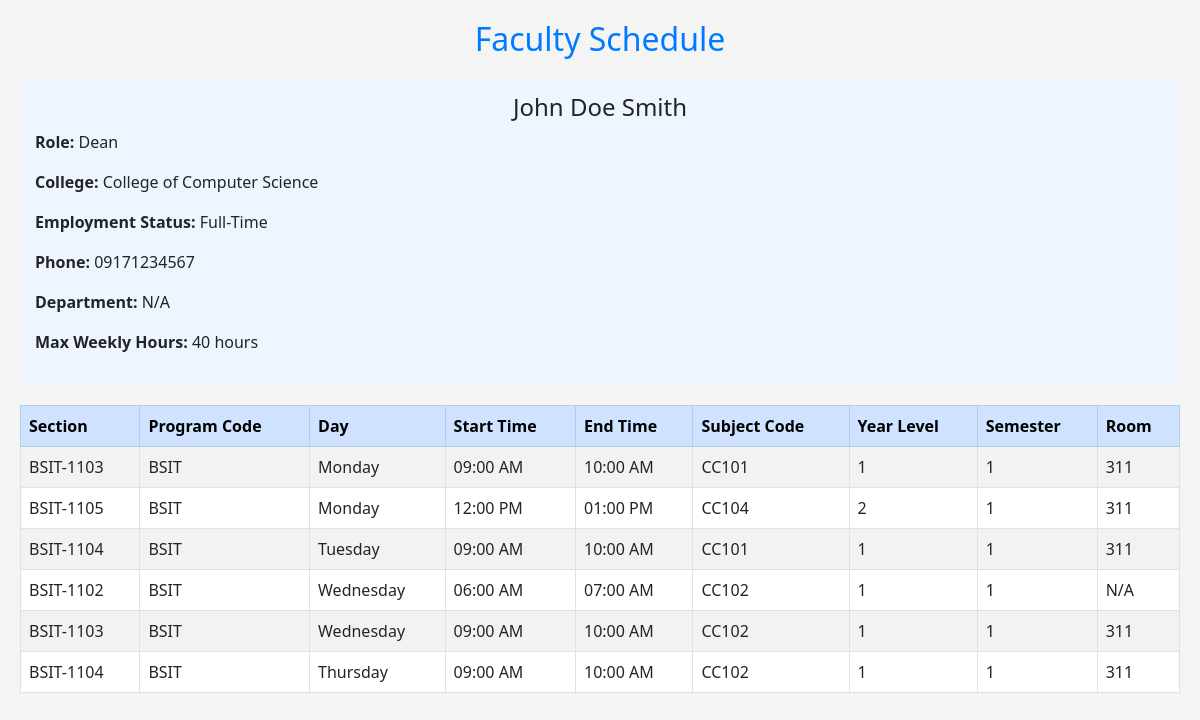
The page /frame/view_sched.php (signed in) on the database its author committed.
### tables this page shows
CREATE TABLE `faculty` (
  `faculty_id` int(11) NOT NULL,
  `firstname` varchar(50) NOT NULL,
  `middlename` varchar(50) DEFAULT NULL,
  `lastname` varchar(50) NOT NULL,
  `college` varchar(100) DEFAULT NULL,
  `employment_status` enum('Full-Time','Part-Time') DEFAULT 'Full-Time',
  `address` text DEFAULT NULL,
  `phone_no` varchar(20) NOT NULL,
  `departmentID` varchar(50) DEFAULT NULL,
  `role` enum('Dean','Department Head','Instructor') DEFAULT NULL,
  `master_specialization` varchar(255) DEFAULT NULL,
  `created_at` timestamp NOT NULL DEFAULT current_timestamp(),
  `max_weekly_hours` int(11) DEFAULT 18,
  `availability` text NOT NULL,
  `start_time` time NOT NULL,
  `end_time` time NOT NULL
);

CREATE TABLE `schedules` (
  `schedule_id` int(11) NOT NULL,
  `faculty_id` int(11) NOT NULL,
  `subject_code` varchar(50) NOT NULL,
  `section_id` int(11) NOT NULL,
  `day_of_week` enum('Monday','Tuesday','Wednesday','Thursday','Friday','Saturday','Sunday') NOT NULL,
  `time_slot` varchar(255) NOT NULL,
  `is_checked` tinyint(1) DEFAULT 0,
  `course_id` int(255) DEFAULT NULL,
  `room_id` varchar(255) DEFAULT NULL,
  `department` varchar(35) DEFAULT NULL,
  `year_level` varchar(35) DEFAULT NULL,
  `semester` varchar(10) DEFAULT NULL,
  `start_time` time NOT NULL,
  `end_time` time NOT NULL
);

CREATE TABLE `sections` (
  `section_id` int(11) NOT NULL,
  `program_code` varchar(50) NOT NULL,
  `year_level` int(11) NOT NULL,
  `section_name` varchar(10) NOT NULL,
  `semester` varchar(255) DEFAULT NULL,
  `start_time` time DEFAULT NULL,
  `end_time` time DEFAULT NULL
);

CREATE TABLE `rooms` (
  `room_id` int(11) NOT NULL,
  `building` varchar(100) NOT NULL,
  `room_no` varchar(50) NOT NULL,
  `room_type` enum('Lecture','Computer Lab') NOT NULL,
  `capacity` int(11) NOT NULL
);

### frame/view_sched.php (the view, shortened to what this page needs)
<?php
include_once "../connections/connection.php";
$faculty_id = $_SESSION['id'];
try {
    $stmt = $conn->prepare("
    SELECT f.*,
           CONCAT(f.firstname, ' ', f.lastname) AS teacher,
           section.section_name,
           sched.day_of_week,
           sched.start_time,  -- Added Start Time
           sched.end_time,    -- Added End Time
           sched.subject_code,
           sched.year_level,
           sched.semester,
           r.room_no,
           section.program_code,
           section.year_level,
           section.semester
    FROM faculty f
            LEFT JOIN schedules sched ON f.faculty_id = sched.faculty_id
            LEFT JOIN sections section ON section.section_id = sched.section_id
            LEFT JOIN room_assignments ra ON ra.section_id = section.section_id
            AND ra.subject_code = sched.subject_code
            AND ra.day_of_week = sched.day_of_week
            AND ra.start_time = sched.start_time
            LEFT JOIN rooms r ON ra.room_id = r.room_id
            WHERE f.faculty_id = :faculty_id
    ");
    $stmt->bindParam(':faculty_id', $faculty_id);
    $stmt->execute();
    $schedules = $stmt->fetchAll(PDO::FETCH_ASSOC);
} catch (PDOException $e) {
    echo "db_error: " . $e->getMessage();
}
?>
<!DOCTYPE html>
<html lang="en">
<head>
    <link href="https://cdn.jsdelivr.net/npm/bootstrap@5.3.0/dist/css/bootstrap.min.css" rel="stylesheet">
</head>
<body>
    <h2>Faculty Schedule</h2>
    <?php if (!empty($schedules)): ?>
        <?php if (!empty($schedules) || isset($schedules[0])): ?>
            <div class="faculty-info">
                <h4 class="text-center">
                    <?php echo htmlspecialchars($schedules[0]['firstname'] ?? 'N/A') . " " .
                            htmlspecialchars($schedules[0]['middlename'] ?? '') . " " .
                            htmlspecialchars($schedules[0]['lastname'] ?? ''); ?>
                </h4>
                <p><strong>Role:</strong> <?php echo htmlspecialchars($schedules[0]['role'] ?? 'N/A'); ?></p>
                <p><strong>College:</strong> <?php echo htmlspecialchars($schedules[0]['college'] ?? 'N/A'); ?></p>
                <p><strong>Employment Status:</strong> <?php echo htmlspecialchars($schedules[0]['employment_status'] ?? 'N/A'); ?></p>
                <p><strong>Phone:</strong> <?php echo htmlspecialchars($schedules[0]['phone_no'] ?? 'N/A'); ?></p>
                <p><strong>Department:</strong> <?php echo htmlspecialchars($schedules[0]['department'] ?? 'N/A'); ?></p>
                <p><strong>Max Weekly Hours:</strong> <?php echo htmlspecialchars($schedules[0]['max_weekly_hours'] ?? 'N/A'); ?> hours</p>
            </div>
        <?php endif; ?>
        <table class="table table-bordered table-striped">
            <thead class="table-primary">
                <tr>
                    <th>Section</th>
                    <th>Program Code</th>
                    <th>Day</th>
                    <th>Start Time</th>
                    <th>End Time</th>
                    <th>Subject Code</th>
                    <th>Year Level</th>
                    <th>Semester</th>
                    <th>Room</th>
                </tr>
            </thead>
            <tbody>
                <?php foreach ($schedules as $schedule): ?>
                    <tr>
                        <td><?php echo htmlspecialchars($schedule['section_name'] ?? 'N/A'); ?></td>
                        <td><?php echo htmlspecialchars($schedule['program_code'] ?? 'N/A'); ?></td>
                        <td><?php echo htmlspecialchars($schedule['day_of_week'] ?? 'N/A'); ?></td>
                        <td><?php echo date("h:i A", strtotime($schedule['start_time'] ?? '00:00:00')); ?></td>
                        <td><?php echo date("h:i A", strtotime($schedule['end_time'] ?? '00:00:00')); ?></td>
                        <td><?php echo htmlspecialchars($schedule['subject_code'] ?? 'N/A'); ?></td>
                        <td><?php echo htmlspecialchars($schedule['year_level'] ?? 'N/A'); ?></td>
                        <td><?php echo htmlspecialchars($schedule['semester'] ?? 'N/A'); ?></td>
                        <td><?php echo htmlspecialchars($schedule['room_no'] ?? 'N/A'); ?></td>
                    </tr>
                <?php endforeach; ?>
            </tbody>
        </table>
    <?php else: ?>
        <p class="text-center text-danger">No schedule found for this faculty member.</p>
    <?php endif; ?>
</body>
</html>

### frame/view_sched.php (style rules this page uses)
body { background-color: #f4f4f4; padding: 20px; }
h2 { text-align: center; color: #007bff; margin-bottom: 20px; }
.faculty-info { background: #eef5ff; padding: 15px; border-radius: 5px; margin-bottom: 20px; }
.table thead tr { background-color: #007bff; color: white; }
.table tbody tr:nth-child(even) { background-color: #f2f2f2; }

### rows shown on the page
faculty: firstname "John", middlename "Doe", lastname "Smith", role "Dean", college "College of Computer Science", employment_status "Full-Time", phone_no "09171234567", max_weekly_hours "40"
schedules: section.section_name "BSIT-1103", section.program_code "BSIT", day_of_week "Monday", start_time "09:00 AM", end_time "10:00 AM", subject_code "CC101", section.year_level "1", section.semester "1", rooms.room_no "311"
schedules: section.section_name "BSIT-1105", section.program_code "BSIT", day_of_week "Monday", start_time "12:00 PM", end_time "01:00 PM", subject_code "CC104", section.year_level "2", section.semester "1", rooms.room_no "311"
schedules: section.section_name "BSIT-1104", section.program_code "BSIT", day_of_week "Tuesday", start_time "09:00 AM", end_time "10:00 AM", subject_code "CC101", section.year_level "1", section.semester "1", rooms.room_no "311"
schedules: section.section_name "BSIT-1102", section.program_code "BSIT", day_of_week "Wednesday", start_time "06:00 AM", end_time "07:00 AM", subject_code "CC102", section.year_level "1", section.semester "1", room_no "N/A"
schedules: section.section_name "BSIT-1103", section.program_code "BSIT", day_of_week "Wednesday", start_time "09:00 AM", end_time "10:00 AM", subject_code "CC102", section.year_level "1", section.semester "1", rooms.room_no "311"
schedules: section.section_name "BSIT-1104", section.program_code "BSIT", day_of_week "Thursday", start_time "09:00 AM", end_time "10:00 AM", subject_code "CC102", section.year_level "1", section.semester "1", rooms.room_no "311"

### other values the page prints
$schedules[0]['department'] "N/A"
